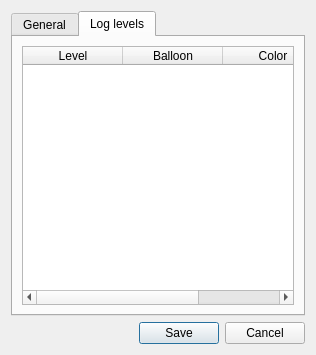
<?xml version="1.0" encoding="UTF-8"?>
<ui version="4.0">
 <class>Form</class>
 <widget class="QWidget" name="Form">
  <property name="enabled">
   <bool>true</bool>
  </property>
  <property name="geometry">
   <rect>
    <x>0</x>
    <y>0</y>
    <width>314</width>
    <height>354</height>
   </rect>
  </property>
  <property name="sizePolicy">
   <sizepolicy hsizetype="Fixed" vsizetype="Fixed">
    <horstretch>0</horstretch>
    <verstretch>0</verstretch>
   </sizepolicy>
  </property>
  <property name="minimumSize">
   <size>
    <width>250</width>
    <height>0</height>
   </size>
  </property>
  <property name="windowTitle">
   <string>Webiny Notificator - Settings</string>
  </property>
  <property name="windowIcon">
   <iconset>
    <normaloff>Project/favicon.ico</normaloff>Project/favicon.ico</iconset>
  </property>
  <property name="locale">
   <locale language="English" country="UnitedKingdom"/>
  </property>
  <layout class="QVBoxLayout" name="verticalLayout_3">
   <property name="sizeConstraint">
    <enum>QLayout::SetFixedSize</enum>
   </property>
   <item>
    <layout class="QVBoxLayout" name="verticalLayout">
     <property name="sizeConstraint">
      <enum>QLayout::SetMinimumSize</enum>
     </property>
     <item>
      <widget class="QTabWidget" name="tabWidget">
       <property name="minimumSize">
        <size>
         <width>294</width>
         <height>305</height>
        </size>
       </property>
       <property name="maximumSize">
        <size>
         <width>294</width>
         <height>305</height>
        </size>
       </property>
       <property name="currentIndex">
        <number>1</number>
       </property>
       <widget class="QWidget" name="generalTab">
        <attribute name="title">
         <string>General</string>
        </attribute>
        <layout class="QFormLayout" name="formLayout">
         <property name="fieldGrowthPolicy">
          <enum>QFormLayout::AllNonFixedFieldsGrow</enum>
         </property>
         <item row="0" column="0">
          <widget class="QLabel" name="labelPort">
           <property name="sizePolicy">
            <sizepolicy hsizetype="Fixed" vsizetype="Fixed">
             <horstretch>0</horstretch>
             <verstretch>0</verstretch>
            </sizepolicy>
           </property>
           <property name="text">
            <string>Listening on port:</string>
           </property>
          </widget>
         </item>
         <item row="0" column="1">
          <widget class="QLineEdit" name="port">
           <property name="placeholderText">
            <string/>
           </property>
          </widget>
         </item>
         <item row="1" column="0">
          <widget class="QLabel" name="labelLatestRequests">
           <property name="text">
            <string>Latest requests:</string>
           </property>
          </widget>
         </item>
         <item row="1" column="1">
          <widget class="QLineEdit" name="requestsLimit">
           <property name="placeholderText">
            <string/>
           </property>
          </widget>
         </item>
         <item row="2" column="1">
          <widget class="QCheckBox" name="showBalloon">
           <property name="text">
            <string>Show balloon notifications</string>
           </property>
          </widget>
         </item>
        </layout>
       </widget>
       <widget class="QWidget" name="colorTab">
        <attribute name="title">
         <string>Log levels</string>
        </attribute>
        <layout class="QVBoxLayout" name="verticalLayout_2">
         <item>
          <widget class="QTableWidget" name="logLevelsTable">
           <attribute name="horizontalHeaderStretchLastSection">
            <bool>true</bool>
           </attribute>
           <column>
            <property name="text">
             <string>Level</string>
            </property>
           </column>
           <column>
            <property name="text">
             <string>Balloon</string>
            </property>
           </column>
           <column>
            <property name="text">
             <string>Color</string>
            </property>
           </column>
          </widget>
         </item>
        </layout>
       </widget>
      </widget>
     </item>
    </layout>
   </item>
   <item>
    <widget class="QDialogButtonBox" name="buttonBox">
     <property name="standardButtons">
      <set>QDialogButtonBox::Cancel|QDialogButtonBox::Save</set>
     </property>
    </widget>
   </item>
  </layout>
 </widget>
 <resources/>
 <connections/>
</ui>
